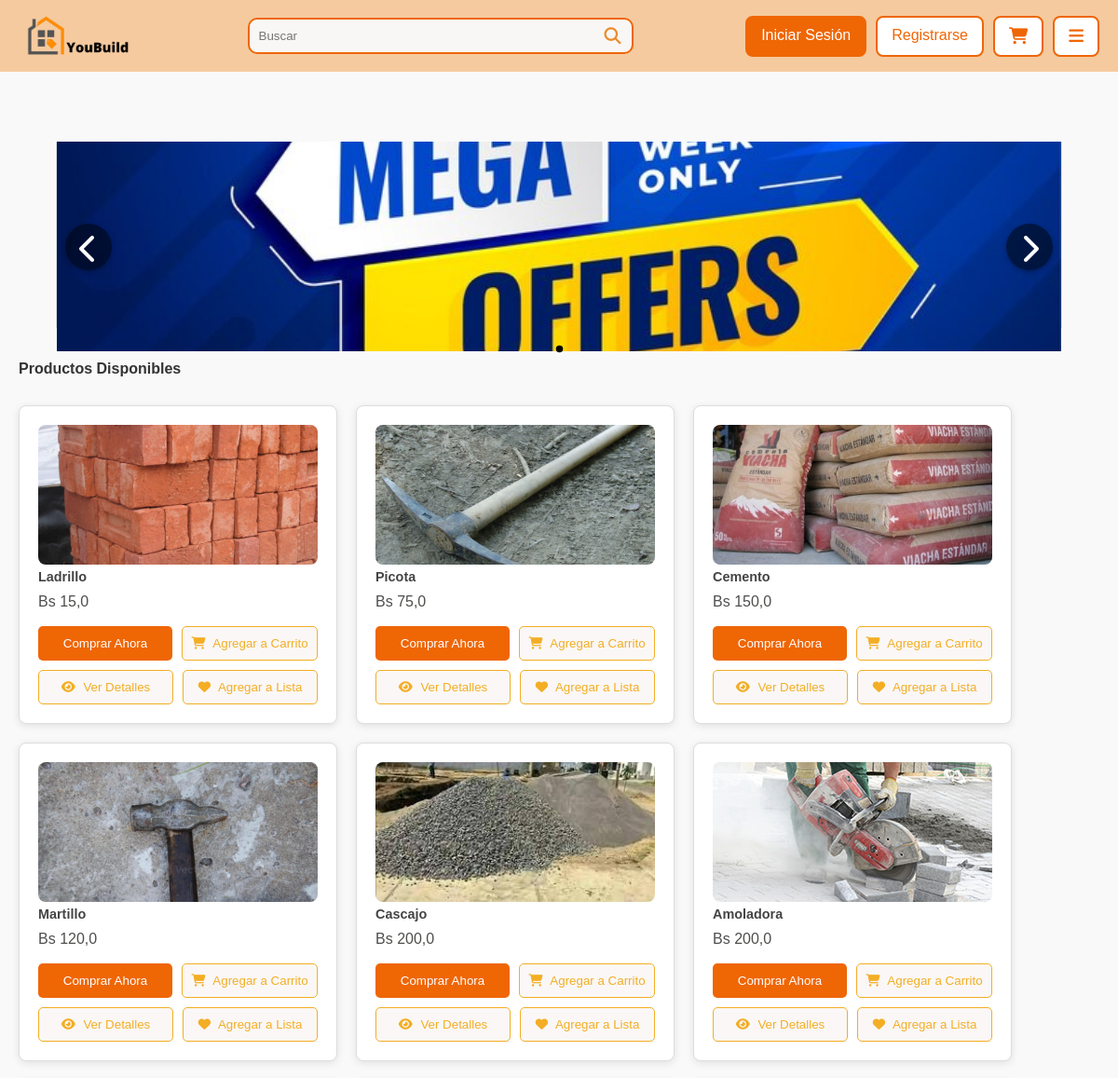
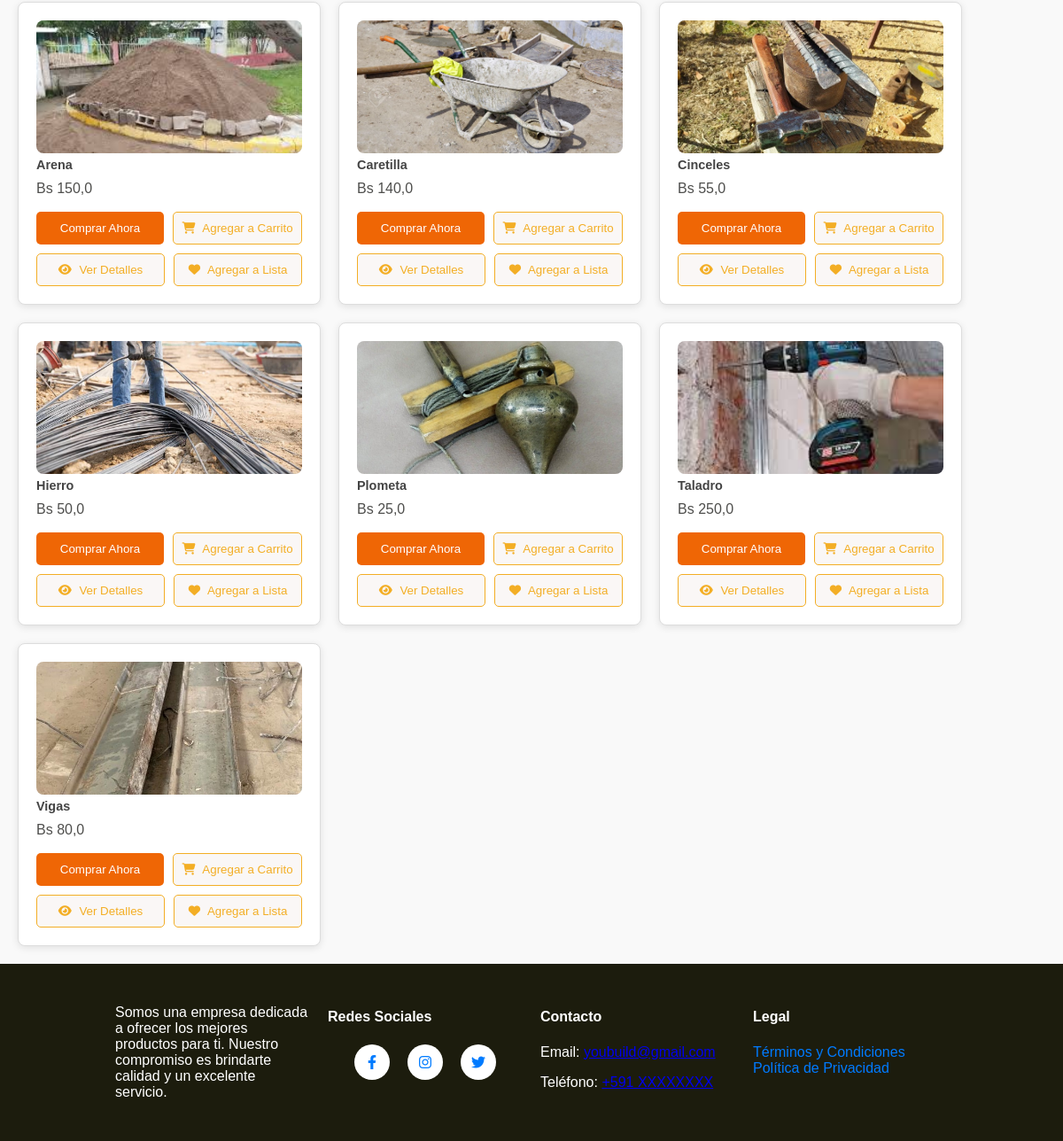
The page / on the database its author committed (2 pictures, top to bottom).
### sistema/models.py (models this page shows, shortened)
class CarruselDB(models.Model):
    imagen = models.ImageField(upload_to="carrusel",null=True)
    class Meta:
         verbose_name = "Carrusel"
         verbose_name_plural = "Carruseles"

class ProductoDb(models.Model):
    nombre = models.CharField(max_length=50, verbose_name="Nombre")
    detalle = models.TextField(max_length=200, verbose_name="Detalle")
    precio = models.FloatField(verbose_name="Precio", validators=[MinValueValidator(0.0), MaxValueValidator(99999.9)])
    categoria_fk = models.ForeignKey(CategoriaDb, on_delete=models.CASCADE, null=True, blank=True)
    usuario_fk = models.ForeignKey(UsuarioDB, on_delete=models.CASCADE, null=True, blank=True)
    visitas = models.PositiveIntegerField(default=0, verbose_name="Visitas")  # Nuevo campo para visitas
    cantidad = models.IntegerField(default=1)
    class Meta:
        db_table = "productos"
        verbose_name = "Producto"
        verbose_name_plural = "Productos"

class ImagenProductoDB(models.Model):
    producto_fk = models.ForeignKey(ProductoDb, on_delete=models.CASCADE, related_name="imagenes")
    imagen = models.ImageField(upload_to="productos", null=True)
    class Meta:
        verbose_name = "Imagen"
        verbose_name_plural = "Imágenes"

### sistema/views.py (the view)
# urls.py: path('', IndexView, name='index'),
def IndexView(request):
    productos = ProductoDb.objects.all().order_by('-visitas')
    carruseles = CarruselDB.objects.all().order_by("id")
    return render(request, "index.html", {"producto": productos, "carrusel": carruseles})

### sistema/templates/index.html (shortened to what this page needs)
<!DOCTYPE html>
{% extends 'layout.html' %}
{% load static %}
{% block extra_styles %}
<link rel="stylesheet" href="{% static 'resultadosVacios.css' %}" />
<link rel="stylesheet" href="{% static 'style.css' %}" />
<link rel="stylesheet" href="{% static 'listaProduct.css' %}" />
<link rel="stylesheet" href="{% static 'topbar.css' %}" />
{% endblock %}
{% block content %}
<main>
  <div class="carousel-container">
    <div class="carousel">
      {% for carrusel_item in carrusel %}
      <div class="carousel-item">
        <img src="{{ carrusel_item.imagen.url }}" alt="Imagen del carrusel" />
      </div>
      {% endfor %}
    </div>
    <button class="carousel-button prev">
      <i class="fas fa-chevron-left"></i>
    </button>
    <button class="carousel-button next">
      <i class="fas fa-chevron-right"></i>
    </button>
  </div>
  <div class="carousel-dots"></div>
  <h2 class="products-title">Productos Disponibles</h2>
  <div class="products-container">
    {% for producto in producto %}
    <div class="product">
      <img src="{{ producto.imagenes.first.imagen.url }}" alt="{{ producto.nombre }}" />
      <h3>{{ producto.nombre }}</h3>
      <p>Bs {{ producto.precio }}</p>
      <div class="buttons-container">
        <div class="button-row">
          <button class="btn buy-now">Comprar Ahora</button>
          <button class="btn add-to-cart" onclick="agregarAlCarrito({{ producto.id }})">
            <i class="fas fa-shopping-cart"></i> Agregar a Carrito
          </button>
        </div>
        <div class="button-row">
          <button class="btn add-to-view" onclick="verDetalles({{ producto.id }})">
            <i class="fas fa-eye"></i> Ver Detalles
          </button>
          <button class="btn add-to-list">
            <i class="fas fa-heart"></i> Agregar a Lista
          </button>
        </div>
      </div>
    </div>
    {% endfor %}
  </div>
</main>
{% endblock %}

### sistema/static/style.css (style rules this page uses)
:root { --primary-color: #ED8C2B; --secondary-color: #E5E8EB; --accent-color: #F2690D; --text-color: #1C1C0D; --link-color: #9E9647; --background-color: #FFFFFB; }
body { font-family: Arial, sans-serif; margin: 0; padding: 0; display: grid; grid-template-rows: auto 1fr auto; min-height: 100vh; background-color: var(--background-color); }
main { display: flex; flex-direction: column; flex: 1; justify-content: flex-start; margin: 0; padding-top: 100px; }
.carousel-container { display: flex; align-items: center; position: relative; width: 90%; margin: -25px auto; overflow: hidden; height: auto; max-width: 1200px; }
.carousel { display: flex; transition: transform 0.5s ease; flex: 1; }
.carousel-item { margin-bottom: 25px; flex: 0 0 100%; display: flex; justify-content: center; align-items: center; font-size: 3rem; background-color: #fff; border: 1px solid #ddd; cursor: pointer; height: 200px; box-sizing: border-box; }
.carousel-item img { width: 100%; height: auto; object-fit: cover; display: block; }
.carousel-button { flex: 0 0 40px; position: absolute; top: 50%; transform: translateY(-50%); background-color: rgba(0, 0, 0, 0.5); color: white; border: none; padding: 10px; cursor: pointer; font-size: 2rem; z-index: 2; width: 50px; height: 50px; border-radius: 50%; box-shadow: 0 2px 5px rgba(0, 0, 0, 0.3); }
.carousel-button.prev { left: 10px; }
.carousel-button.next { right: 10px; }
.carousel-dots { display: flex; justify-content: center; margin-top: 20px; }

### sistema/static/ListaProduct.css (style rules this page uses)
body { font-family: Arial, sans-serif; background-color: #f9f9f9; margin: 0; padding: 0; }
.products-title { text-align: left; margin: 10px; font-size: 1em; color: #333; margin-left: 20px; }
.products-container { display: flex; flex-wrap: wrap; justify-content: flex-start; margin: 10px; z-index: 0; }
.product { background-color: white; border: 1px solid #ddd; border-radius: 8px; padding: 20px; margin: 10px; width: 300px; box-shadow: 0 2px 8px rgba(0, 0, 0, 0.1); transition: transform 0.2s; height: 300px; display: flex; flex-direction: column; justify-content: space-between; }
.product img { width: 100%; height: 150px; border-radius: 8px; object-fit: cover; }
.product h3 { font-size: 0.9em; margin: 5px 0; color: #444; }
.product p { font-size: 1em; margin: 5px 0; color: rgb(78, 78, 76); }
.buttons-container { display: flex; flex-direction: column; gap: 10px; margin-top: auto; }
.button-row { display: flex; justify-content: space-between; gap: 10px; }
.btn { background-color: #ef6605; color: white; border: none; padding: 10px 0; margin: 0; border-radius: 5px; cursor: pointer; transition: background-color 0.3s; flex: 1; min-width: 0; text-align: center; }
.btn.add-to-list, .btn.add-to-view, .btn.add-to-cart { background-color: #faf7f6; color: rgb(243, 174, 37); border: 1px solid rgb(243, 174, 37); }
.btn i { margin-right: 5px; }

### rows shown on the page
CarruselDB: imagen (picture)
ProductoDb: imagenes.first.imagen (picture), nombre "Ladrillo", precio "15,0"
ProductoDb: imagenes.first.imagen (picture), nombre "Picota", precio "75,0"
ProductoDb: imagenes.first.imagen (picture), nombre "Cemento", precio "150,0"
ProductoDb: imagenes.first.imagen (picture), nombre "Martillo", precio "120,0"
ProductoDb: imagenes.first.imagen (picture), nombre "Cascajo", precio "200,0"
ProductoDb: imagenes.first.imagen (picture), nombre "Amoladora", precio "200,0"
ProductoDb: imagenes.first.imagen (picture), nombre "Arena", precio "150,0"
ProductoDb: imagenes.first.imagen (picture), nombre "Caretilla", precio "140,0"
ProductoDb: imagenes.first.imagen (picture), nombre "Cinceles", precio "55,0"
ProductoDb: imagenes.first.imagen (picture), nombre "Hierro", precio "50,0"
ProductoDb: imagenes.first.imagen (picture), nombre "Plometa", precio "25,0"
ProductoDb: imagenes.first.imagen (picture), nombre "Taladro", precio "250,0"
ProductoDb: imagenes.first.imagen (picture), nombre "Vigas", precio "80,0"
